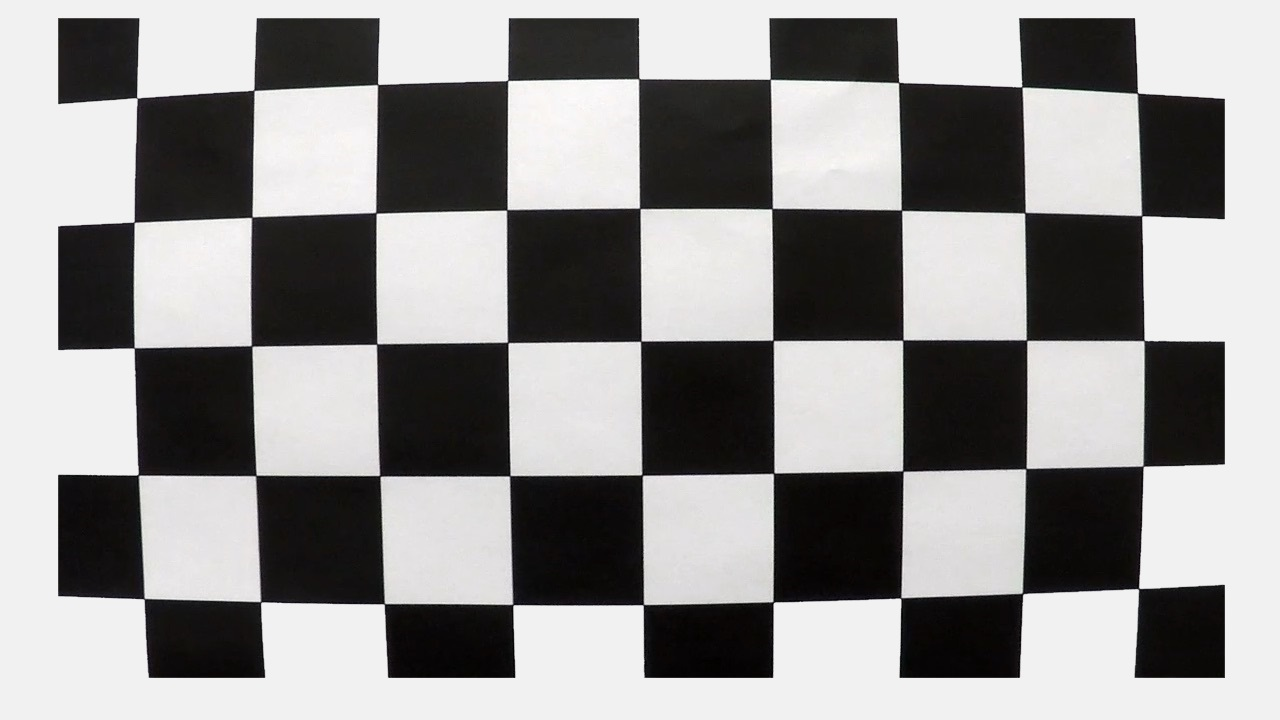
#> input picture camera_cal/calibration1.jpg, 1280 x 720 px; its folder holds 6 pictures in this run
$ python CameraCalibration.py   (older library calls are emulated)
#> lines starting #> are read from the running program, lines starting #| are printed output that depends on the picture
### CameraManager.py
import numpy as np
import glob
import pickle
import cv2
import os
import matplotlib.pyplot as plt

class CameraManager:
    """
    Manage camera parameters
    """

    def __init__(
        self,
        instanceName, # Camrea instance name
        storageDir = './camera' # Location of camera parameters
        ):
        """
        Initialize camera instance
        """

        self.storageDir = storageDir
        self.instanceName = instanceName
        self.perspectiveMatr = None
        self.perspectiveMatrInv = None
        self.perspectivePlaneSizePx = None
        self.perspectivePlaneSizeM = None

        self._unpickle_parameters()

    def _unpickle_parameters(self):
        """
        Load camera parameters.
        """

        self.isCalibrated = False
        self.cameraMatrix = None
        self.distortionParam = None

        try:
            with open('{}/{}.dat'.format(self.storageDir, self.instanceName), mode='rb') as f:
                data_set = pickle.load(f)

            self.cameraMatrix = data_set['cam_matrix']
            self.distortionParam = data_set['cam_dist']
            self.isCalibrated = data_set['cam_calibrated']
        except:
            self.isCalibrated = False

        return self.isCalibrated

    def _pickle_parameters(self):
        """
        Save camera parameters.
        """

        try:
            os.makedirs(self.storageDir)
        except:
            pass

        with open('{}/{}.dat'.format(self.storageDir, self.instanceName), mode='wb') as f:
            data_set = {
                'cam_matrix' : self.cameraMatrix,
                'cam_dist' : self.distortionParam,
                'cam_calibrated' : self.isCalibrated}

            pickle.dump(data_set, f, pickle.HIGHEST_PROTOCOL)

    def calibrateOnChessboard(
        self,
        imageDir, # Location of files for calibration
        imageNameMask, # Calibration file name mask (example: calibration*.jpg)
        sizeColsRows, # number of columns and rows on checkboard for calibration (cols, rows)
        minImagesNum = 4, # Minimal number success images for calibration
        colRowFlexibility = ((0, 0), (0, 0)), # Images can be captured not in full format, so need be more flexible
        whiteBorderSize = 0 # Add white border around image as recommended by OpenCV in complex cases
        ):
        """
        Calibrate camera on chessboard image set
        """
#> called with imageDir = './camera_cal', imageNameMask = 'calibration*.jpg', sizeColsRows = (9, 5), minImagesNum = 4, colRowFlexibility = ((0, 0), (0, 0)), whiteBorderSize = 0

        print('Camera calibration:')

        self.isCalibrated = False
        self.cameraMatrix = None
        self.distortionParam = None

        # Arrays to store object points and image points from all the images.
        objpoints = [] # 3d points in real world space
        imgpoints = [] # 2d points in image plane.

        images = glob.glob('{}/{}'.format(imageDir, imageNameMask))

        print('    Images found: {}'.format(len(images)))

        images_success = 0
        images_error = 0

        if len(images) >= max(1, minImagesNum):
            # Prepare object points, like [[0, 0, 0], [1, 0 ,0], [2, 0, 0], ..., [sizeColsRows[0] - 1, sizeColsRows[1] - 1, 0]]
            objp = np.zeros((sizeColsRows[1], sizeColsRows[0], 3), np.float32)
            objp[:, :, :2] = np.mgrid[0:sizeColsRows[0], 0:sizeColsRows[1]].T.reshape(-1, sizeColsRows[0], 2)

            isFlexAdjustment = False
            min_col_size = sizeColsRows[0]
            min_row_size = sizeColsRows[1]

            # Step through the list and search for chessboard corners
            for idx, fname in enumerate(images):
                isSuccess = False

                try:
                    img = cv2.imread(fname)
#> img is the input picture: shape (720, 1280, 3); mean B, G, R 145.1, 145.5, 146.5
                    gray = cv2.cvtColor(img, cv2.COLOR_BGR2GRAY)

                    # Find the chessboard corners
                    ret, corners = cv2.findChessboardCorners(gray, sizeColsRows, None)
#> ret = True; corners = 45 rows, first 8: [136.9, 97.96], [253.7, 90.28], [377.7, 84.52], [507.7, 80.32], [638.8, 78.63], [770.3, 79.34], [898.7, 82.47], [1021.8, 87.05]

                    if ret:
                        objpoints.append(objp)
                        imgpoints.append(corners.reshape(-1, sizeColsRows[0], 2))

                        isSuccess = True

                    if not isSuccess:
                        if whiteBorderSize > 0:
                            img_bdr = cv2.copyMakeBorder(img, whiteBorderSize, whiteBorderSize, whiteBorderSize, whiteBorderSize, cv2.BORDER_CONSTANT, None, value = (255, 255, 255))
                            gray_bdr = cv2.cvtColor(img_bdr, cv2.COLOR_BGR2GRAY)

                            # Find the chessboard corners
                            ret, corners = cv2.findChessboardCorners(gray_bdr, sizeColsRows, None)

                            if ret:
                                objpoints.append(objp)
                                imgpoints.append(corners.reshape(-1, sizeColsRows[0], 2))

                                isSuccess = True

                    if not isSuccess:
                        for col_shift in range(colRowFlexibility[0][1], colRowFlexibility[0][0] - 1,  -1):
                            for row_shift in range(colRowFlexibility[1][1], colRowFlexibility[1][0] - 1, - 1):
                                if (col_shift != 0) or (row_shift != 0):
                                    # Find the chessboard corners
                                    ret, corners = cv2.findChessboardCorners(gray, (sizeColsRows[0] + col_shift, sizeColsRows[1] + row_shift), None)

                                    if (not ret) and (whiteBorderSize > 0):
                                        ret, corners = cv2.findChessboardCorners(gray_bdr, (sizeColsRows[0] + col_shift, sizeColsRows[1] + row_shift), None)

                                    if ret == True:
                                        objpoints.append(objp)
                                        imgpoints.append(corners.reshape(-1, sizeColsRows[0] + col_shift, 2))

                                        min_col_size = min(min_col_size, sizeColsRows[0] + col_shift)
                                        min_row_size = min(min_row_size, sizeColsRows[1] + row_shift)
                                        isFlexAdjustment = True
                                        isSuccess = True
                                        break;

                            if isSuccess:
                                break;
                except:
                    isSuccess = False

                if isSuccess:
                    images_success += 1
                else:
                    images_error += 1
                    print('    Image "{}" cannot be recognized.'.format(fname))

            print('    Successfully recognized: {}'.format(images_success))
            print('    Cannot recognize: {}'.format(images_error))

            # If minimal number of success images was detected, try to calibrate camera
            if images_success >= max(1, minImagesNum):
                # Not all images have been detected in normal way
                objpoints_adj = []
#> objpoints_adj = []
                imgpoints_adj = []

                for idx in range(len(imgpoints)):
                    objp = objpoints[idx]
                    imgpnt = imgpoints[idx]

                    objpoints_adj.append(objp[:min_row_size, :min_col_size].reshape(-1, 3))
                    imgpoints_adj.append(imgpnt[:min_row_size, :min_col_size].reshape(-1, 1, 2))

                objpoints = objpoints_adj
                imgpoints = imgpoints_adj

                # Do camera calibration given object points and image points
                ret, mtx, dist, rvecs, tvecs = cv2.calibrateCamera(objpoints, imgpoints, (min_col_size, min_row_size), None, None)

                self.cameraMatrix = mtx
                self.distortionParam = dist
                self.isCalibrated = True

        isSuccess = self.isCalibrated

        if isSuccess:
            self._pickle_parameters() # Save parameters in case of success

            print('    Calibration is finished successfully.')
        else:
            self._unpickle_parameters() # Try to restore parameters in case of error

            print('    Calibration error.')

        return isSuccess

    def undistort(
        self,
        img # Source image
        ):
        """
        Image undistortion.
        """
        if not self.isCalibrated:
            raise Exception("Camera is not calibrated.")

        return cv2.undistort(img, self.cameraMatrix, self.distortionParam)
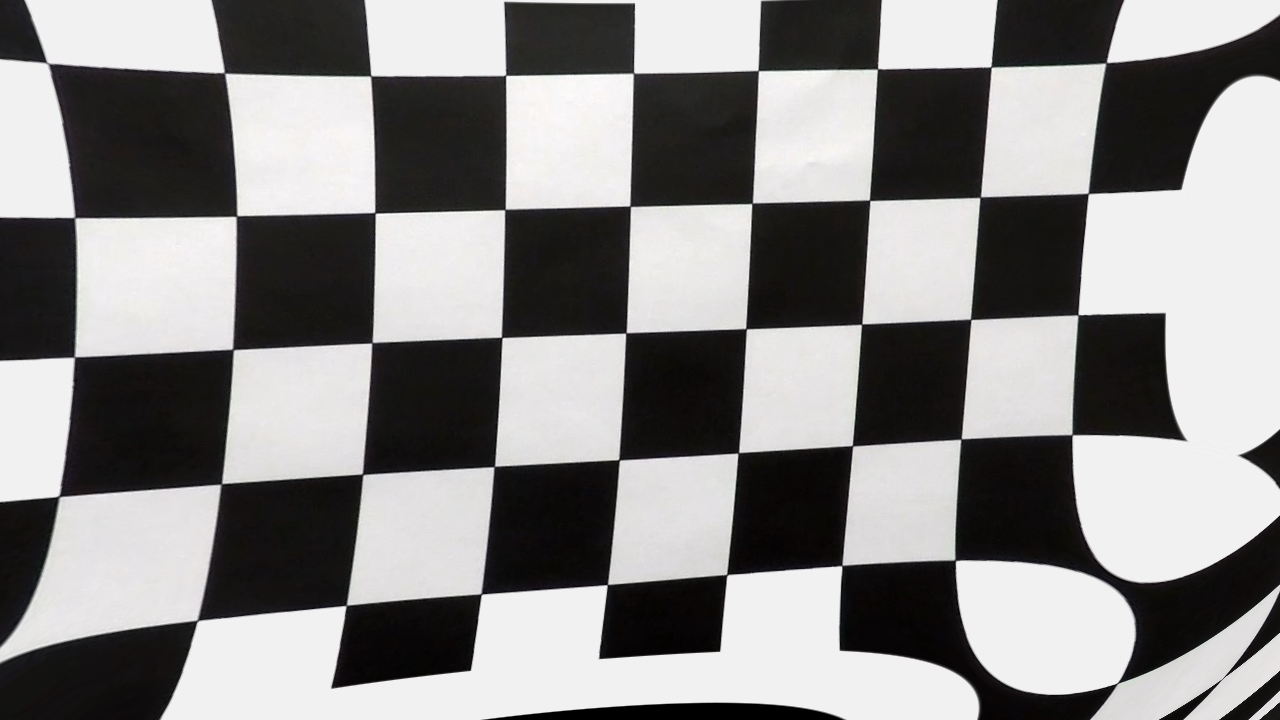
#> returned value: shape (720, 1280, 3); mean of channels 0, 1, 2 136.4, 136.8, 138; drawn as B, G, R

    # [235 lines left out: functions makeBinary, initPerspectiveTransformation, perspectiveTransform, binaryToImg, imgToBinary, perspectiveTransformBinary and 1 more, not called in this run]

    def getWorldCorrection(self):
        return (float(self.perspectivePlaneSizeM[0]) / float(self.perspectivePlaneSizePx[0]), float(self.perspectivePlaneSizeM[1]) / float(self.perspectivePlaneSizePx[1]))

### CameraCalibration.py
import cv2
import matplotlib.pyplot as plt
import CameraManager

def undistort_images(src_name, tgt_name):
    # Test undistortion on an image
    img = cv2.imread(src_name)
    dst = camera.undistort(img)
    cv2.imwrite(tgt_name, dst)

    # Visualize undistortion
    f, (ax1, ax2) = plt.subplots(1, 2, figsize=(20,10))
    ax1.imshow(img)
    ax1.set_title('Original Image', fontsize = 30)
    ax2.imshow(dst)
    ax2.set_title('Undistorted Image', fontsize = 30)
    plt.show()
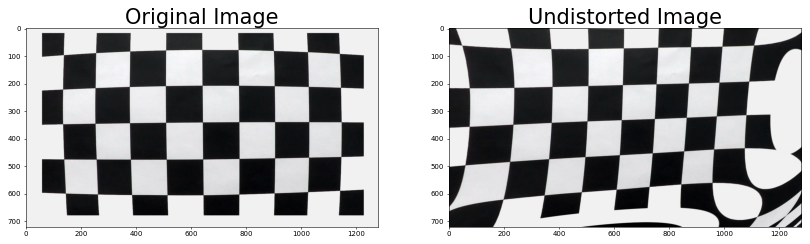
#> figure drawn by matplotlib, 2 panels; B, G, R data is drawn as R, G, B

camera = CameraManager.CameraManager('center')
res = camera.calibrateOnChessboard(
    './camera_cal',
    'calibration*.jpg',
    (9, 5))

if res:
    undistort_images('./camera_test/calibration1.jpg', './camera_test/dist_calibration1.jpg')
    undistort_images('./camera_test/calibration2.jpg', './camera_test/dist_calibration2.jpg')
#> (the run stopped early here; a loop or call above may not have finished)
